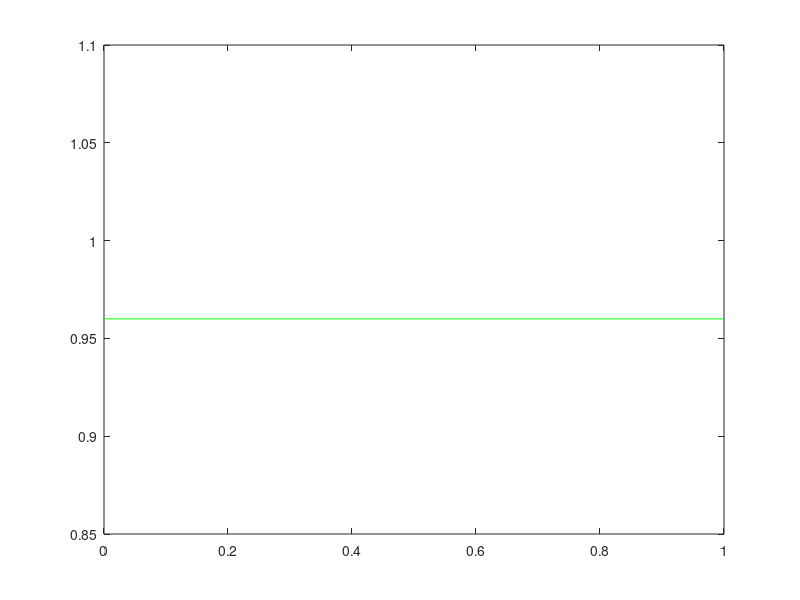

Write MATLAB code to recreate this figure. (Note: this script raises an error after producing the figure.)
function add2_2()
expCount = 10000;
n = 0;
p = 0;

prob = 0.46;

alpha = 0.04;
probToReach = 1 - alpha;

mu = prob;
epsilon = 0.092;

figure;
while(p < probToReach)
    n = n + 1;
    plot([n-1 n],[probToReach probToReach],'g');
    hold on;
    k = 0;
    for i = 1:expCount
        X = UMersenneTwisterRNG(n) < prob;
        if(abs(mean(X) - mu) < epsilon)
            k = k + 1;
        end
    end
        p = k / expCount;
        stem(n,p);
        drawnow;
end

n
%119
end